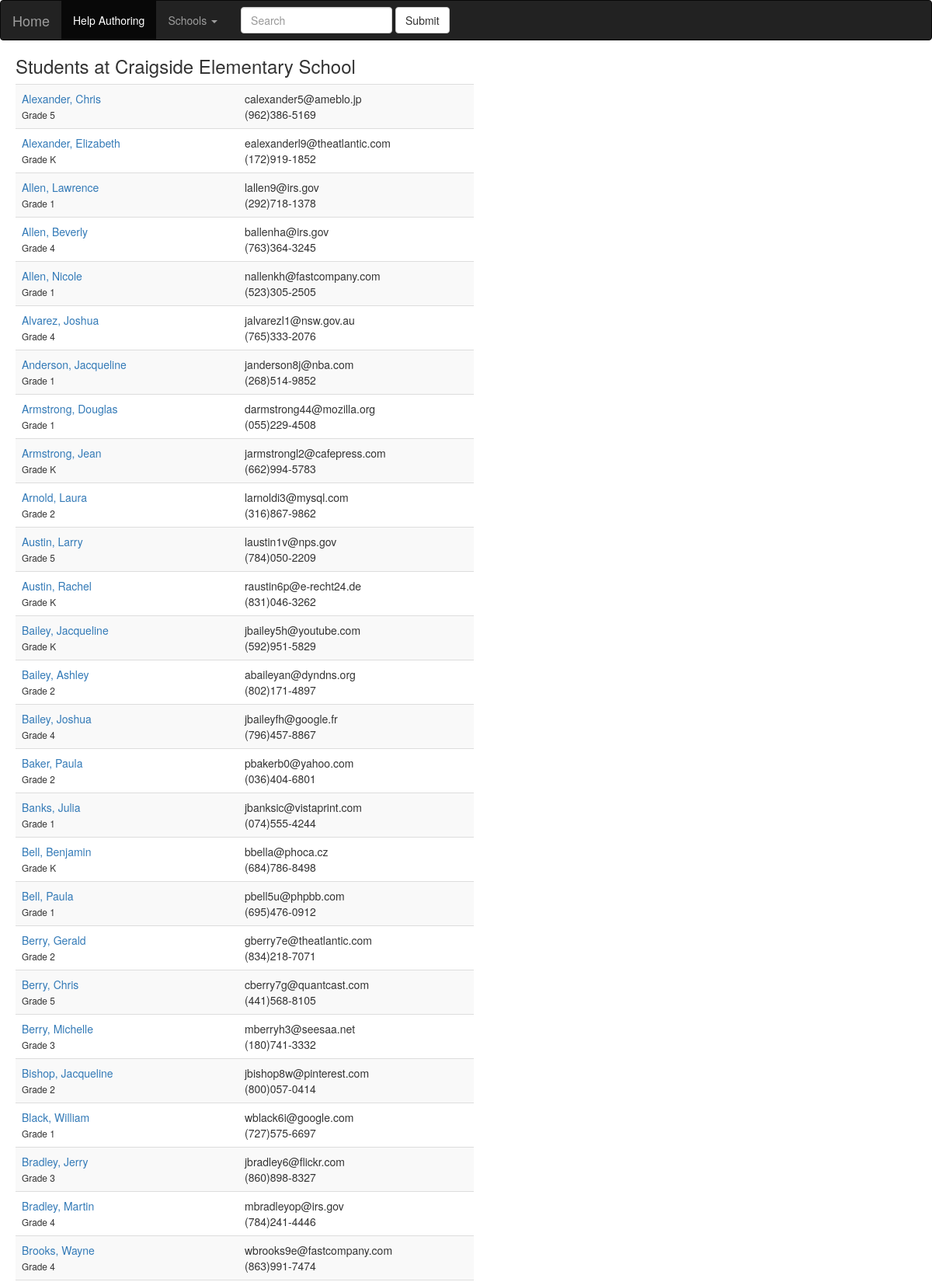
/districts/1/schools/1/students (upper part), run on the app's committed database.
### database_setup.py (models this page shows, shortened)
class School(Base):
    __tablename__ = 'school'
    id = Column(Integer, primary_key=True)
    name = Column(String(80), nullable=False)
    type = Column(String(250))
    principal = Column(String(250))
    address = Column(String(50))
    city = Column(String(50))
    state = Column(String(50))
    zip = Column(String(50))
    phone = Column(String(50))
    district_id = Column(Integer, ForeignKey('district.id'))
    district = relationship('District')

class Student(Base):
    __tablename__ = 'student'
    id = Column(Integer, primary_key=True)
    first_name = Column(String(40), nullable=False)
    last_name = Column(String(40), nullable=False)
    grade = Column(String(50))
    address = Column(String(50))
    city = Column(String(50))
    state = Column(String(50))
    zip = Column(String(50))
    phone = Column(String(50))
    email = Column(String(50))
    school_id = Column(Integer, ForeignKey('school.id'))
    school = relationship(School)
    sections = relationship('Section', secondary='enrollment')

### schools.py (the view)
@app.route('/districts/<int:district_id>/schools/<int:school_id>/students')
def showAllStudents(district_id, school_id):
    school = session.query(School).filter_by(id=school_id).one()
    students = session.query(Student).filter_by(school_id=school_id).all()
    return render_template('students.html', district_id=district_id, school=school, students=students)

### templates/students.html (shortened to what this page needs)
{% extends "base.html" %}
{% block content %}
<h3>Students at {{school.name}}</h3>
<table class="table table-striped" style="width:50%">
{% for student in students %}
<tr>
	<td>
		<table style="width:100%">
			<tr>
				<td style="width:50%"><a href='{{url_for('showStudent', district_id=district_id, school_id=school.id, student_id=student.id)}}'>{{student.last_name}}, {{student.first_name}}</a></td>
				<td style="width:50%">{{student.email}}</td>
			</tr>
			<tr>
				<td class="details">Grade {{student.grade}}</td>
				<td>{{student.phone}}</td>
			</tr>
		</table>
	</td>
</tr>
{% endfor %}
</table>
{% endblock %}

### templates/base.html (style rules this page uses)
.details { font-size:85%; }

### data on the page
School: name "Craigside Elementary School"
Student: last_name "Alexander", first_name "Chris", email "calexander5@ameblo.jp", grade "5", phone "(962)386-5169"
Student: last_name "Alexander", first_name "Elizabeth", email "ealexanderl9@theatlantic.com", grade "K", phone "(172)919-1852"
Student: last_name "Allen", first_name "Lawrence", email "lallen9@irs.gov", grade "1", phone "(292)718-1378"
Student: last_name "Allen", first_name "Beverly", email "ballenha@irs.gov", grade "4", phone "(763)364-3245"
Student: last_name "Allen", first_name "Nicole", email "nallenkh@fastcompany.com", grade "1", phone "(523)305-2505"
Student: last_name "Alvarez", first_name "Joshua", email "jalvarezl1@nsw.gov.au", grade "4", phone "(765)333-2076"
Student: last_name "Anderson", first_name "Jacqueline", email "janderson8j@nba.com", grade "1", phone "(268)514-9852"
Student: last_name "Armstrong", first_name "Douglas", email "darmstrong44@mozilla.org", grade "1", phone "(055)229-4508"
Student: last_name "Armstrong", first_name "Jean", email "jarmstrongl2@cafepress.com", grade "K", phone "(662)994-5783"
Student: last_name "Arnold", first_name "Laura", email "larnoldi3@mysql.com", grade "2", phone "(316)867-9862"
Student: last_name "Austin", first_name "Larry", email "laustin1v@nps.gov", grade "5", phone "(784)050-2209"
Student: last_name "Austin", first_name "Rachel", email "raustin6p@e-recht24.de", grade "K", phone "(831)046-3262"
Student: last_name "Bailey", first_name "Jacqueline", email "jbailey5h@youtube.com", grade "K", phone "(592)951-5829"
Student: last_name "Bailey", first_name "Ashley", email "abaileyan@dyndns.org", grade "2", phone "(802)171-4897"
Student: last_name "Bailey", first_name "Joshua", email "jbaileyfh@google.fr", grade "4", phone "(796)457-8867"
Student: last_name "Baker", first_name "Paula", email "pbakerb0@yahoo.com", grade "2", phone "(036)404-6801"
Student: last_name "Banks", first_name "Julia", email "jbanksic@vistaprint.com", grade "1", phone "(074)555-4244"
Student: last_name "Bell", first_name "Benjamin", email "bbella@phoca.cz", grade "K", phone "(684)786-8498"
Student: last_name "Bell", first_name "Paula", email "pbell5u@phpbb.com", grade "1", phone "(695)476-0912"
Student: last_name "Berry", first_name "Gerald", email "gberry7e@theatlantic.com", grade "2", phone "(834)218-7071"
Student: last_name "Berry", first_name "Chris", email "cberry7g@quantcast.com", grade "5", phone "(441)568-8105"
Student: last_name "Berry", first_name "Michelle", email "mberryh3@seesaa.net", grade "3", phone "(180)741-3332"
Student: last_name "Bishop", first_name "Jacqueline", email "jbishop8w@pinterest.com", grade "2", phone "(800)057-0414"
Student: last_name "Black", first_name "William", email "wblack6i@google.com", grade "1", phone "(727)575-6697"
Student: last_name "Bradley", first_name "Jerry", email "jbradley6@flickr.com", grade "3", phone "(860)898-8327"
Student: last_name "Bradley", first_name "Martin", email "mbradleyop@irs.gov", grade "4", phone "(784)241-4446"
Student: last_name "Brooks", first_name "Wayne", email "wbrooks9e@fastcompany.com", grade "4", phone "(863)991-7474"
